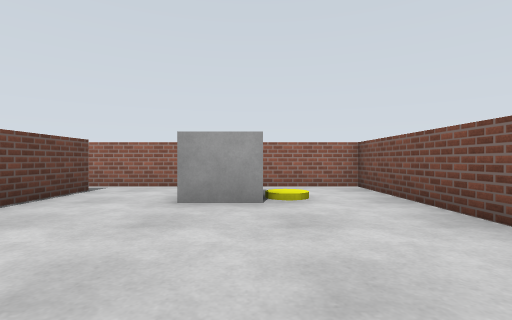
View 1 (above)

19 first-person views from a walk through a world built for the Gazebo simulator. The camera is 0.6 m above the floor, looks level and sees 85° across. The floor is counted in squares, 1 m on a side. Each view is taken from the middle of a square. On the plan, view 1 faces up. The plan holds only what a view shows up to about 9 squares ahead; the rest is blank.

View 2
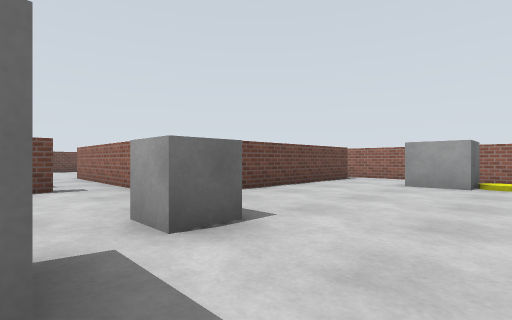

View 3
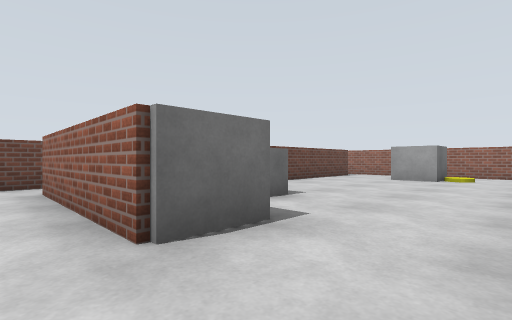

View 4
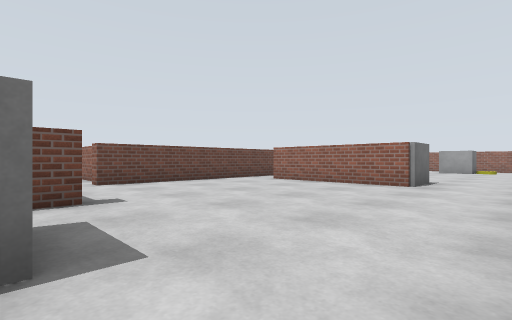

View 5
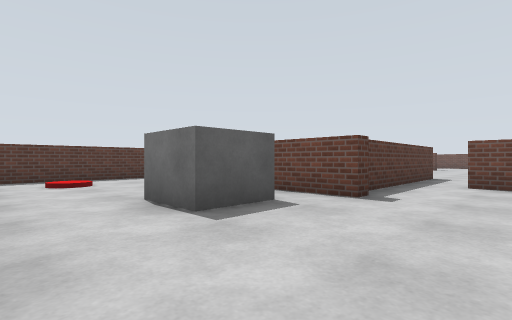

View 6
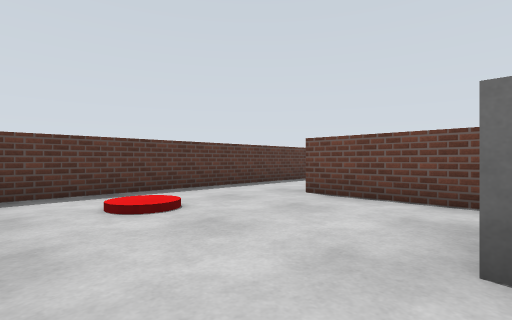

View 7
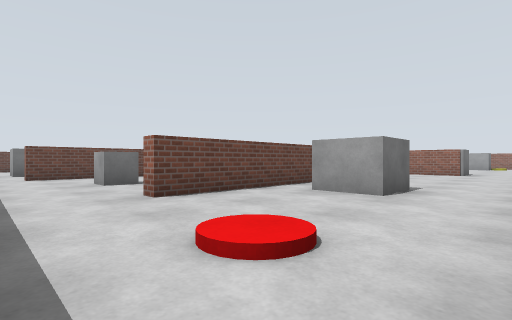

View 8
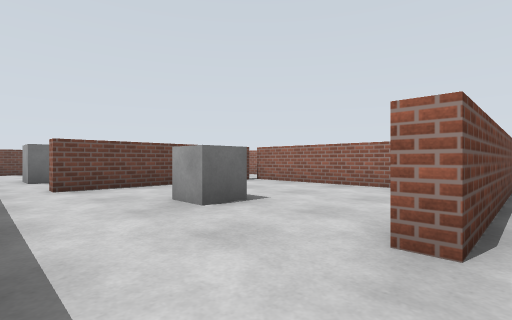

View 9
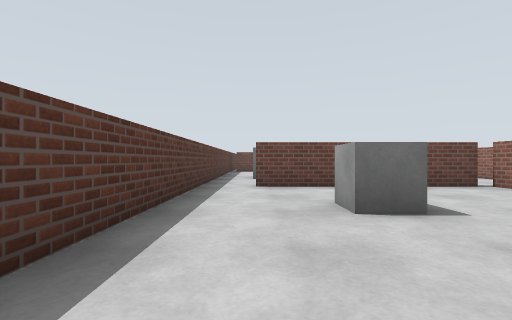

View 10
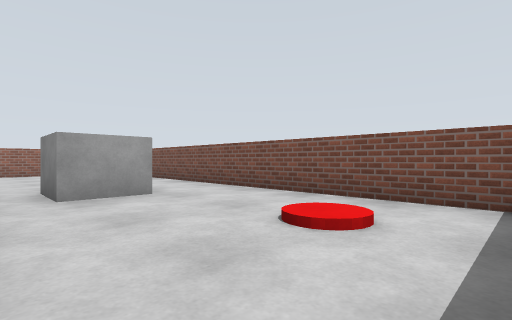

View 11
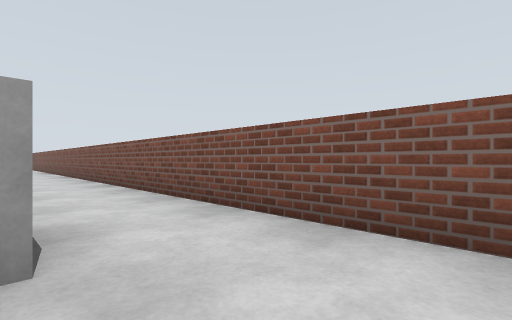

View 12
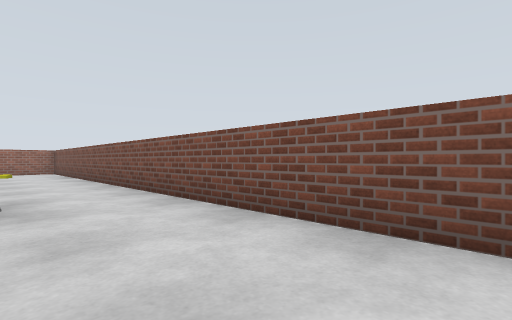

View 13
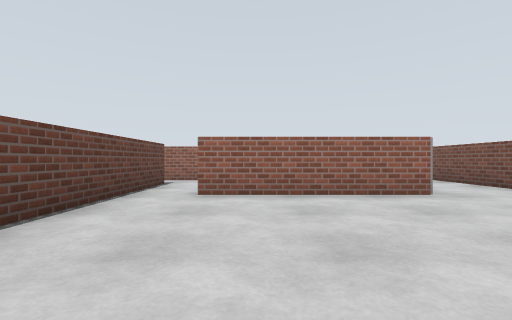

View 14
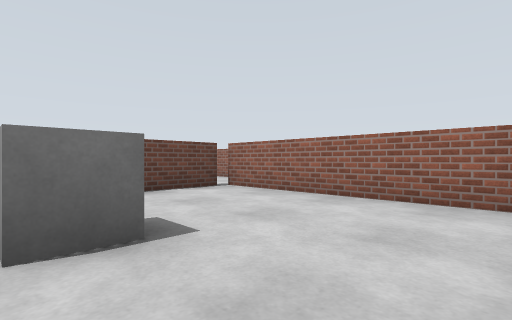

View 15
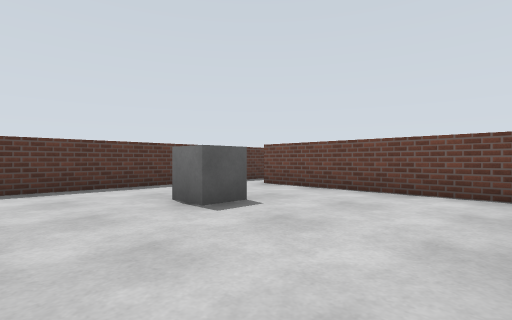

View 16
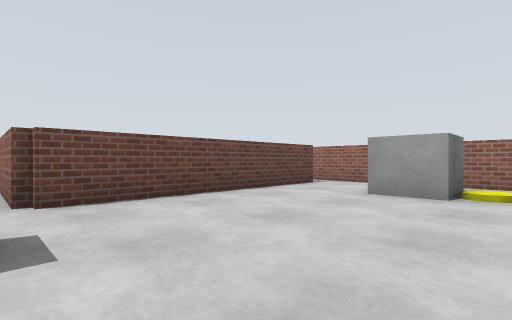

View 17
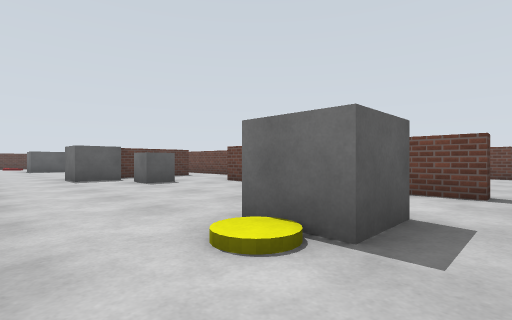

View 18
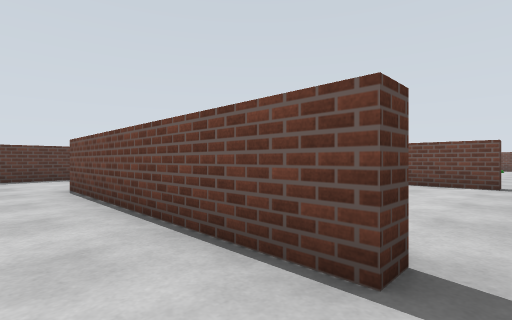

View 19
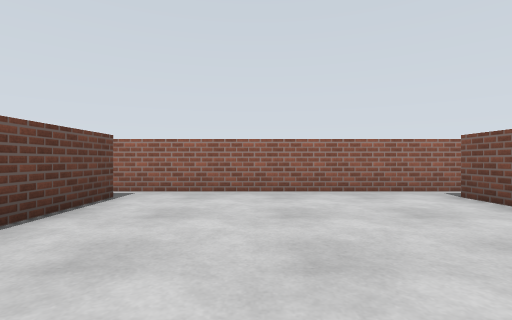

### Floor plan
Ten units are one square. View 1 is at (0, 0); x grows to the right and y downward. Boxes are objects, and circles mark ways between rooms. Rooms are numbered by the first view taken in them; rooms with no view inside come last. Other rooms are left out.
<svg viewBox="-103 -68 131 246">
<path fill="none" stroke="#000" d="M-18 -63 -35 -63M-37 -55 -33 -55 -33 7 -55 7M23 44 23 -63 -1 -63M-53 20 -53 40M-40 38 -24 38M-31 107 -83 107 -83 160M-28 100 -23 100 -23 150 -28 150M-51 103 -34 103M23 169 23 44M-85 173 19 173M-53 40 -53 90M1 42 -40 42M-37 -45 -37 -55M-35 -63 -98 -63M-93 -55 -93 -35M-69 87 -79 87M-53 90 -58 90M-82 103 -51 103"/>
<rect x="-25" y="5" width="20" height="20" fill="#bbb"><title>grey box</title></rect>
<rect x="-15" y="25" width="20" height="10" fill="#bbb"><title>grey box</title></rect>
<rect x="-15" y="-55" width="10" height="20" fill="#bbb"><title>grey box</title></rect>
<rect x="-5" y="-55" width="10" height="20" fill="#bbb"><title>yellow cylinder</title></rect>
<rect x="-65" y="135" width="20" height="20" fill="#bbb"><title>grey box</title></rect>
<rect x="-15" y="105" width="20" height="20" fill="#bbb"><title>grey box</title></rect>
<rect x="5" y="145" width="10" height="10" fill="#bbb"><title>red cylinder</title></rect>
<circle cx="15" cy="40" r="3" fill="#2a7"/>
<circle cx="-30" cy="-60" r="3" fill="#2a7"/>
<circle cx="-50" cy="90" r="3" fill="#2a7"/>
<text x="0" y="-10">1</text>
<text x="-30" y="120">2</text>
<text x="-60" y="-40">3</text>
<text x="-70" y="90">4</text>
</svg>
Room 1 opens to room 2. Room 1 opens to room 3. Room 2 opens to room 4.

Where each view was taken, in squares from view 1:
view 1: 0 up, 0 right, facing up
view 2: 3 down, 1 right, facing up-left
view 3: 5 down, 2 right, facing up-left
view 4: 11 down, 2 right, facing up-left
view 5: 8 down, 2 right, facing down-left
view 6: 12 down, 2 right, facing down-left
view 7: 17 down, 2 right, facing up-left
view 8: 17 down, 2 left, facing up-left
view 9: 16 down, 2 left, facing left
view 10: 17 down, 2 left, facing up-right
view 11: 14 down, 0 right, facing up-right
view 12: 8 down, 0 right, facing up-right
view 13: 9 down, 3 left, facing up
view 14: 15 down, 3 left, facing up-left
view 15: 11 down, 3 left, facing down-left
view 16: 1 down, 1 right, facing up-left
view 17: 6 up, 2 right, facing down-left
view 18: 6 up, 2 left, facing down-left
view 19: 1 up, 7 left, facing up
